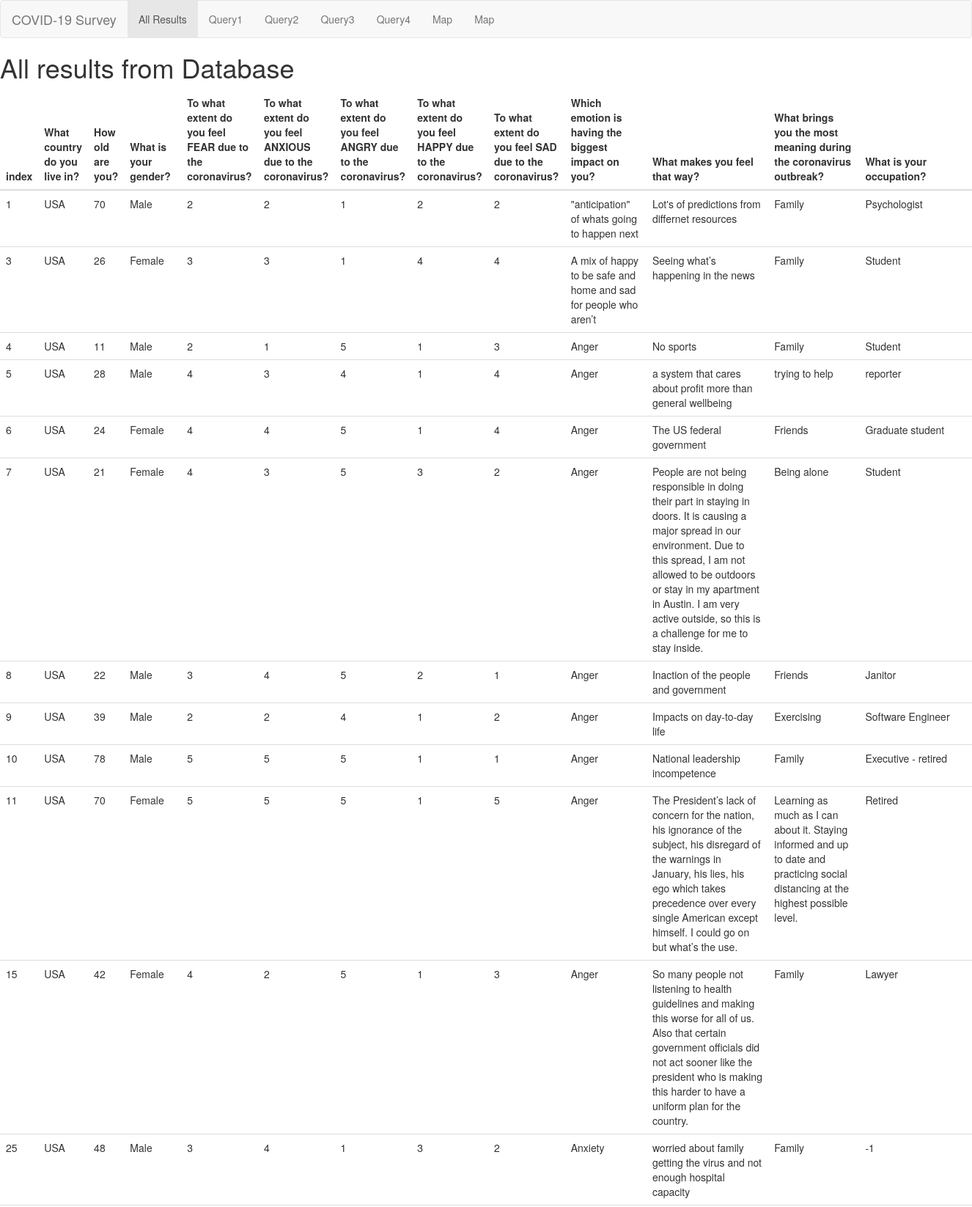
Screenshot of /results/USA (upper part) with the database file from the repository.
### main.py (models this page shows, shortened)
class Survey(db.Model):
    __tablename__ = 'data-survey'
    index = db.Column(db.Integer, primary_key=True)
    country = db.Column(db.Text())
    age = db.Column(db.Integer)
    gender = db.Column(db.Text())
    fearFactor = db.Column(db.Integer)
    anxiousFactor = db.Column(db.Integer)
    angerFactor = db.Column(db.Integer)
    happyFactor = db.Column(db.Integer)
    sadFactor = db.Column(db.Integer)
    emotionFactor = db.Column(db.Text())
    whyFactor = db.Column(db.Text())
    meaningFactor = db.Column(db.Text())
    job = db.Column(db.Text())
    def __iter__(self):
        return iter(
            [self.index, self.country, self.age, self.gender, self.fearFactor, self.anxiousFactor, self.angerFactor,
             self.happyFactor, self.sadFactor, self.emotionFactor, self.whyFactor, self.meaningFactor, self.job])

### main.py (the view)
@app.route('/results/<country>')
def results(country=''):
    temp_query = db.session.query(Survey).filter(Survey.country == country).all()
    return render_template("results.html", column_html=column_names, data_html=temp_query)

### templates/results.html (shortened to what this page needs)
<!DOCTYPE html>
<html>
<head>
	<link rel="stylesheet" href="https://maxcdn.bootstrapcdn.com/bootstrap/3.4.0/css/bootstrap.min.css">
</head>
<body>
<nav class="navbar navbar-default">
  <div class="container-fluid">
    <div class="navbar-header">
      <a class="navbar-brand" href="index.html">COVID-19 Survey</a>
    </div>
    <ul class="nav navbar-nav">
      <li class="active"><a href="{{url_for('index')}}">All Results</a></li>
      <li><a href="{{url_for('group1')}}">Query1</a></li>
      <li><a href="{{url_for('group2')}}">Query2</a></li>
      <li><a href="{{url_for('group3')}}">Query3</a></li>
      <li><a href="{{url_for('group4')}}">Query4</a></li>
      <li><a href="{{ url_for('d3_map')}}">Map</a></li>
        <li><a href="{{ url_for('ontology')}}">Map</a></li>
    </ul>
  </div>
</nav>
	<h1>All results from Database</h1>
	<table class="table">
		<thead>
		  <tr>
			{% for item in column_html %}
				<th>{{item}}</th>
			{% endfor %}
		  </tr>
		</thead>
		<tbody>
		  {% for row in data_html %}
			   <tr>
				{% for data in row %}
					<td>{{ data }}</td>
				{% endfor %}
			   </tr>
		   {% endfor %}
		</tbody>
	  </table>
</body>
</html>

### rows the page displays
Survey: row "1" "70" "2" "2" "1" "2" "2", country "USA", gender "Male", emotionFactor "\"anticipation\" of whats going to happen next", whyFactor "Lot's of predictions from differnet resources", meaningFactor "Family", job "Psychologist"
Survey: row "3" "26" "3" "3" "1" "4" "4", country "USA", gender "Female", emotionFactor "A mix of happy to be safe and home and sad for people who aren’t", whyFactor "Seeing what’s happening in the news", meaningFactor "Family", job "Student"
Survey: row "4" "11" "2" "1" "5" "1" "3", country "USA", gender "Male", emotionFactor "Anger", whyFactor "No sports", meaningFactor "Family", job "Student"
Survey: row "5" "28" "4" "3" "4" "1" "4", country "USA", gender "Male", emotionFactor "Anger", whyFactor "a system that cares about profit more than general wellbeing", meaningFactor "trying to help", job "reporter"
Survey: row "6" "24" "4" "4" "5" "1" "4", country "USA", gender "Female", emotionFactor "Anger", whyFactor "The US federal government", meaningFactor "Friends", job "Graduate student"
Survey: row "7" "21" "4" "3" "5" "3" "2", country "USA", gender "Female", emotionFactor "Anger", whyFactor "People are not being responsible in doing their part in staying in doors. It is causing a major spread in our environment. Due to this spread, I am not allowed to be outdoors or stay in my apartment in Austin. I am very active outside, so this is a challenge for me to stay inside.", meaningFactor "Being alone", job "Student"
Survey: row "8" "22" "3" "4" "5" "2" "1", country "USA", gender "Male", emotionFactor "Anger", whyFactor "Inaction of the people and government", meaningFactor "Friends", job "Janitor"
Survey: row "9" "39" "2" "2" "4" "1" "2", country "USA", gender "Male", emotionFactor "Anger", whyFactor "Impacts on day-to-day life", meaningFactor "Exercising", job "Software Engineer"
Survey: row "10" "78" "5" "5" "5" "1" "1", country "USA", gender "Male", emotionFactor "Anger", whyFactor "National leadership incompetence", meaningFactor "Family", job "Executive - retired"
Survey: row "11" "70" "5" "5" "5" "1" "5", country "USA", gender "Female", emotionFactor "Anger", whyFactor "The President’s lack of concern for the nation, his ignorance of the subject, his disregard of the warnings in January, his lies, his ego which takes precedence over every single American except himself. I could go on but what’s the use.", meaningFactor "Learning as much as I can about it. Staying informed and up to date and practicing social distancing at the highest possible level.", job "Retired"
Survey: row "15" "42" "4" "2" "5" "1" "3", country "USA", gender "Female", emotionFactor "Anger", whyFactor "So many people not listening to health guidelines and making this worse for all of us. Also that certain government officials did not act sooner like the president who is making this harder to have a uniform plan for the country.", meaningFactor "Family", job "Lawyer"
Survey: row "25" "48" "3" "4" "1" "3" "2", country "USA", gender "Male", emotionFactor "Anxiety", whyFactor "worried about family getting the virus and not enough hospital capacity", meaningFactor "Family", job "-1"

### other values shown
{{ item }} "index" "What country do you live in?" "How old are you?" "What is your gender?" "To what extent do you feel FEAR due to the coronavirus?" "To what extent do you feel ANXIOUS due to the coronavirus?" "To what extent do you feel ANGRY due to the coronavirus?" "To what extent do you feel HAPPY due to the coronavirus?" "To what extent do you feel SAD due to the coronavirus?" "Which emotion is having the biggest impact on you?" "What makes you feel that way?" "What brings you the most meaning during the coronavirus outbreak?" "What is your occupation?"
